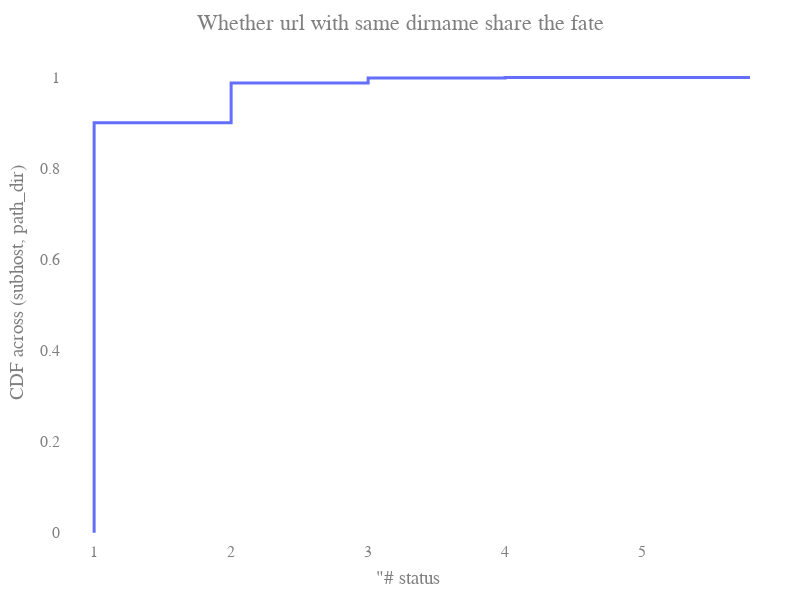

This figure's notebook cell:
### Markdown cell above
## #status for urls share the same path
- Each path has at least 3 urls

### Code cell
fate = defaultdict(dict)
hosts = db.url_status_implicit_broken.aggregate([
    {"$group": {"_id": "$hostname"}}
])
for i, host in enumerate(list(hosts)):
    host_fate = defaultdict(list)
    urls = db.url_status_implicit_broken.find({"hostname": host['_id']})
    for url in urls:
        up = urlparse(url['url'])
        subhost, path, query = up.netloc, up.path, up.query
        if path == '': path = '/'
        dirname = os.path.dirname(path)
        host_fate["{}|{}".format(subhost, dirname)].append(url_utils.status_categories(url['status'], url['detail']))
    dir_count = {}
    for dirname, statuss in host_fate.items():
        if len(statuss) >= 3:
            dir_count[dirname] = set(statuss)
    fate[host['_id']] = dir_count
fate_df, fate_count = pd.DataFrame({'num_status': []}), defaultdict(int)
for hostname, dir_count in fate.items():
    for dirname, statuss in dir_count.items():
        fate_df = fate_df.append({'num_status': len(statuss)}, ignore_index=True)
        if len(statuss) > 1:
            fate_count[tuple(sorted(list(statuss)))] += 1
fate = {h: {d: list(s) for d, s in ds.items() if len(s) > 1} for h, ds in fate.items()}
fate = {h: ds for h, ds in fate.items() if len(ds) > 0}
# json.dump(fate, open('fate.json', 'w+'))
fate_count = [list(k) + [v] for k, v in fate_count.items()]
fate_count.sort(key=lambda x: x[-1], reverse=True)
json.dump(fate_count, open('fate_count.json', 'w+') )
plotly_utils.plot_CDF(fate_df, xtitle='"# status', ytitle='CDF across (subhost, path_dir)',\
                      title='Whether url with same dirname share the fate')

### Figure 1 — Plotly figure (JSON) as saved in the notebook; plotly's stock layout.template omitted (floating-point values rounded to 4 significant figures; data arrays with more than 128 entries replaced by an {"elided": "..."} marker saying what was removed)
{"data": [{"line": {"width": 3}, "mode": "lines", "name": "num_status", "type": "scatter", "x": {"elided": "24389 int values"}, "y": {"elided": "24389 float values"}}], "layout": {"autosize": false, "dragmode": "pan", "font": {"color": "#7f7f7f", "family": "Time New Roman", "size": 16}, "height": 600, "margin": {"b": 50, "l": 50, "pad": 4, "r": 50, "t": 30}, "plot_bgcolor": "rgba(0, 0, 0, 0)", "title": {"text": "Whether url with same dirname share the fate", "x": 0.5, "yanchor": "top"}, "width": 800, "xaxis": {"autorange": false, "range": [0.7874, 5.787], "showspikes": false, "title": {"text": "\"# status"}, "type": "linear"}, "yaxis": {"autorange": false, "range": [-0.007055, 1.104], "showspikes": false, "title": {"text": "CDF across (subhost, path_dir)"}, "type": "linear"}}}
